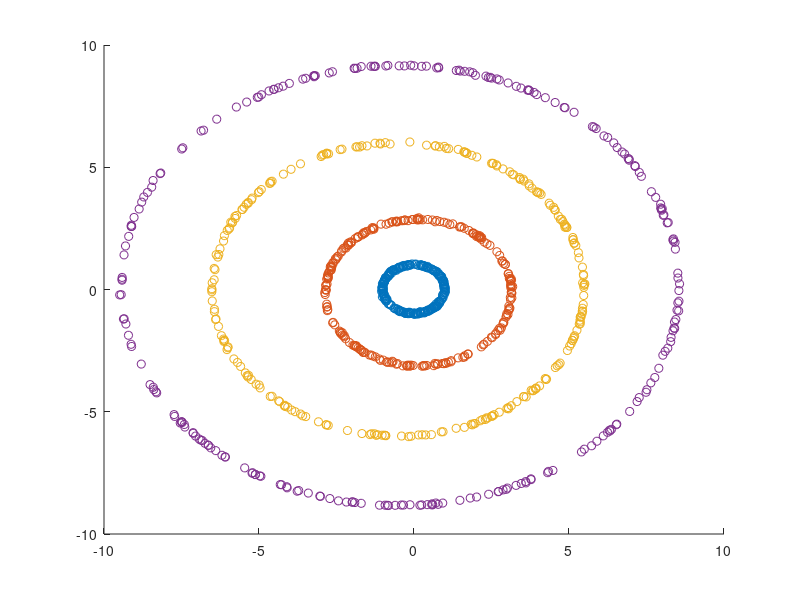

The MATLAB script that drew this image: (Note: this script raises an error after producing the figure.)
% Demo1: Dimensionality reduction or feature extraction using KPCA
% X: training samples
%
%%%%%%%%%%%%%%%%%%%%%%%%%%     KPCA       %%%%%%%%%%%%%%%%%%%%%%%%%%%%%
% Improve the performance by adjusting the following parameters:
% 1. sigma  % kernel width
% 2. dims   % Dimensionality
% ---------------------------------------------------------------------%

clc
clear all
close all

addpath(genpath(pwd))

% 4 circles
load circledata
X = circledata;
figure
for i = 1:4
    scatter(X(1+250*(i-1):250*i,1),X(1+250*(i-1):250*i,2))
    hold on
end

% Train KPCA model
model = kpca_train(X,'type',0,'sigma',5,'dims',2);

% Visualize the result of dimensionality reduction
figure
for i = 1:4
    scatter(model.mappedX(1+250*(i-1):250*i,1), ... 
        model.mappedX(1+250*(i-1):250*i,2))
    hold on
end
